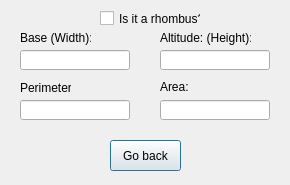
<?xml version="1.0" encoding="UTF-8"?>
<ui version="4.0">
 <class>Rectangle</class>
 <widget class="QDialog" name="Rectangle">
  <property name="geometry">
   <rect>
    <x>0</x>
    <y>0</y>
    <width>290</width>
    <height>185</height>
   </rect>
  </property>
  <property name="windowTitle">
   <string>Parallelogram Calculate</string>
  </property>
  <widget class="QLineEdit" name="lBase">
   <property name="geometry">
    <rect>
     <x>20</x>
     <y>50</y>
     <width>110</width>
     <height>20</height>
    </rect>
   </property>
  </widget>
  <widget class="QLineEdit" name="lAlt">
   <property name="geometry">
    <rect>
     <x>160</x>
     <y>50</y>
     <width>110</width>
     <height>20</height>
    </rect>
   </property>
  </widget>
  <widget class="QLineEdit" name="lPeri">
   <property name="geometry">
    <rect>
     <x>20</x>
     <y>100</y>
     <width>110</width>
     <height>20</height>
    </rect>
   </property>
  </widget>
  <widget class="QLineEdit" name="lArea">
   <property name="geometry">
    <rect>
     <x>160</x>
     <y>100</y>
     <width>110</width>
     <height>20</height>
    </rect>
   </property>
  </widget>
  <widget class="QPushButton" name="bBack">
   <property name="geometry">
    <rect>
     <x>110</x>
     <y>140</y>
     <width>71</width>
     <height>31</height>
    </rect>
   </property>
   <property name="text">
    <string>Go back</string>
   </property>
  </widget>
  <widget class="QLabel" name="tBase">
   <property name="geometry">
    <rect>
     <x>20</x>
     <y>30</y>
     <width>71</width>
     <height>16</height>
    </rect>
   </property>
   <property name="text">
    <string>Base (Width):</string>
   </property>
  </widget>
  <widget class="QLabel" name="label_2">
   <property name="geometry">
    <rect>
     <x>160</x>
     <y>30</y>
     <width>91</width>
     <height>16</height>
    </rect>
   </property>
   <property name="text">
    <string>Altitude: (Height):</string>
   </property>
  </widget>
  <widget class="QLabel" name="label_3">
   <property name="geometry">
    <rect>
     <x>20</x>
     <y>80</y>
     <width>51</width>
     <height>16</height>
    </rect>
   </property>
   <property name="text">
    <string>Perimeter:</string>
   </property>
  </widget>
  <widget class="QLabel" name="label_4">
   <property name="geometry">
    <rect>
     <x>160</x>
     <y>80</y>
     <width>46</width>
     <height>13</height>
    </rect>
   </property>
   <property name="text">
    <string>Area:</string>
   </property>
  </widget>
  <widget class="QCheckBox" name="checkBox">
   <property name="geometry">
    <rect>
     <x>100</x>
     <y>10</y>
     <width>101</width>
     <height>17</height>
    </rect>
   </property>
   <property name="text">
    <string>Is it a rhombus?</string>
   </property>
  </widget>
 </widget>
 <resources/>
 <connections/>
</ui>
